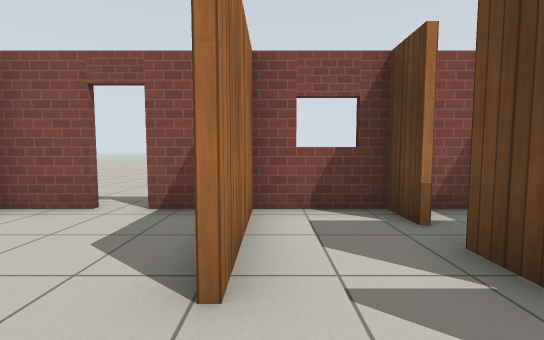
view 1 (above)

22 first-person views from a walk through a Gazebo world. The camera is 0.94 m above the floor, tilts 4° down and sees 90° across. The floor is counted in squares, 1 m on a side. Each view is taken from the middle of a square. On the plan, view 1 faces up. The plan holds only what a view shows up to about 11 squares ahead; the rest is blank. Simple patterns stand in for the simulator's built-in surfaces.

view 2
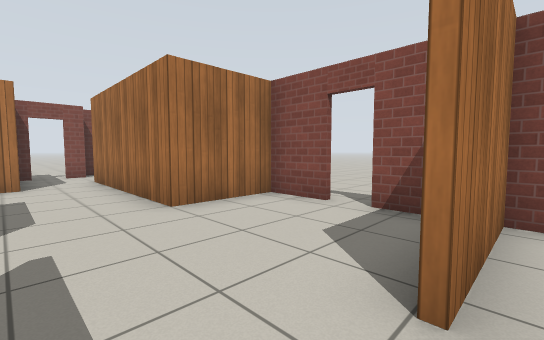

view 3
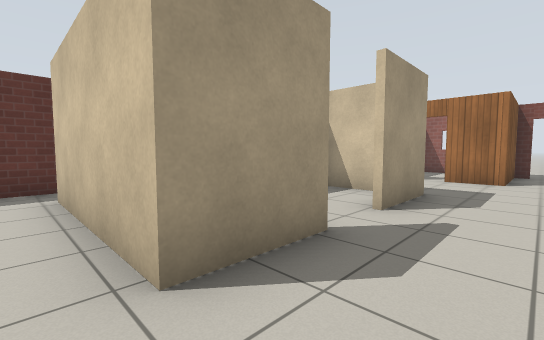

view 4
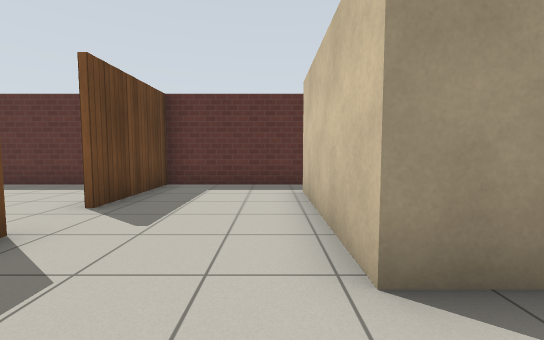

view 5
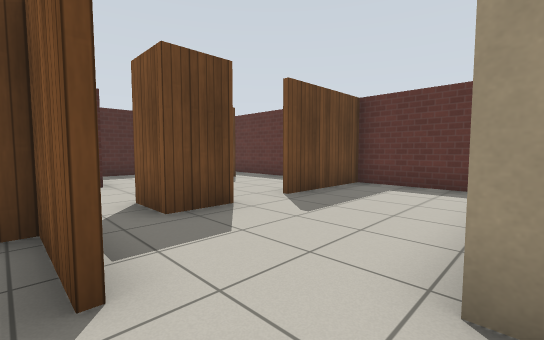

view 6
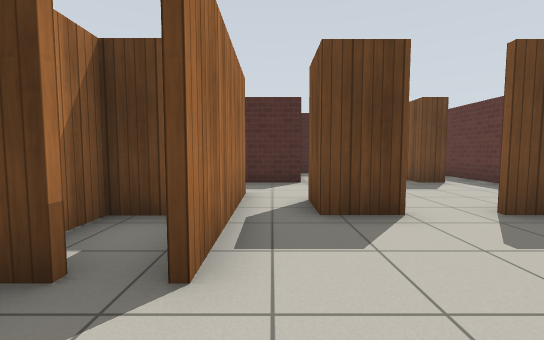

view 7
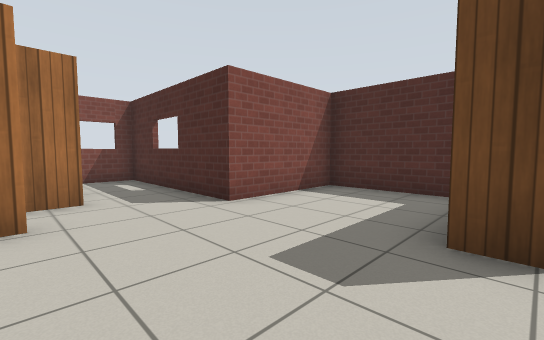

view 8
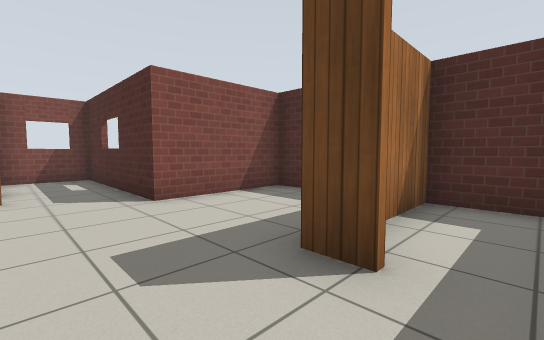

view 9
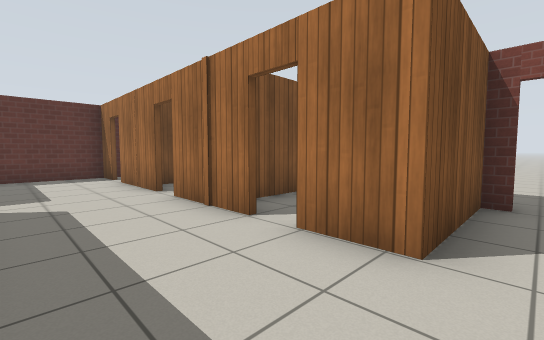

view 10
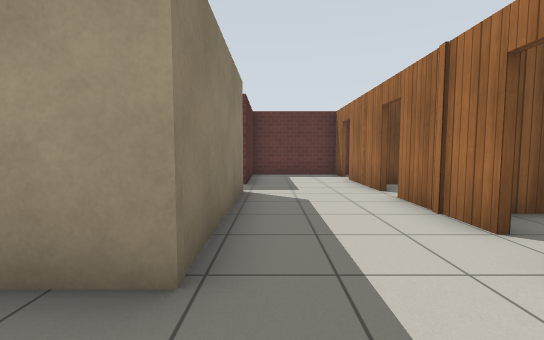

view 11
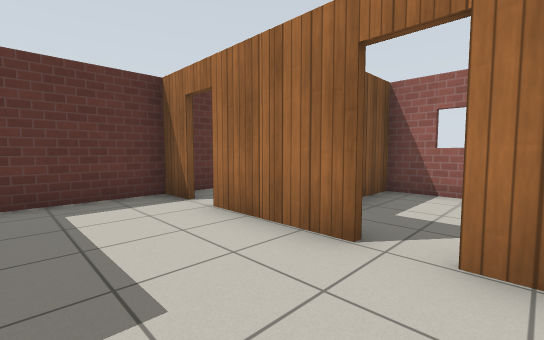

view 12
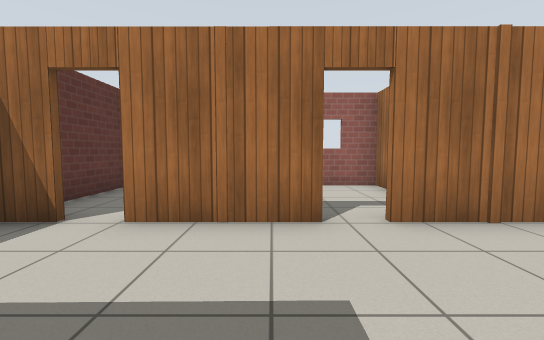

view 13
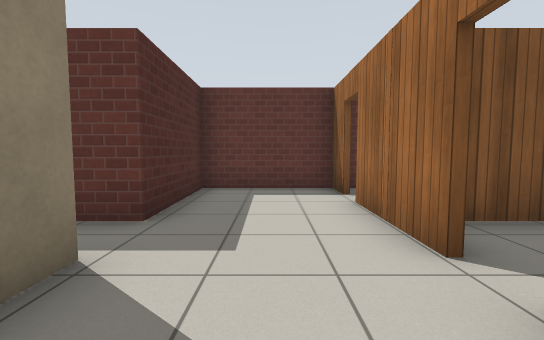

view 14
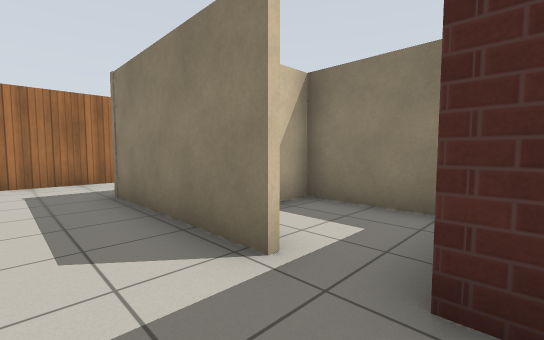

view 15
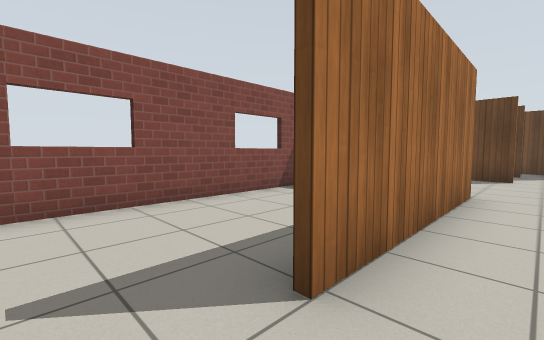

view 16
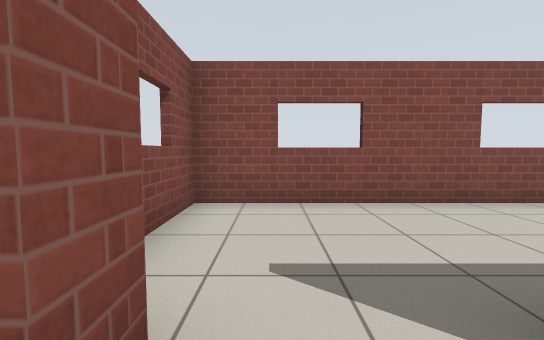

view 17
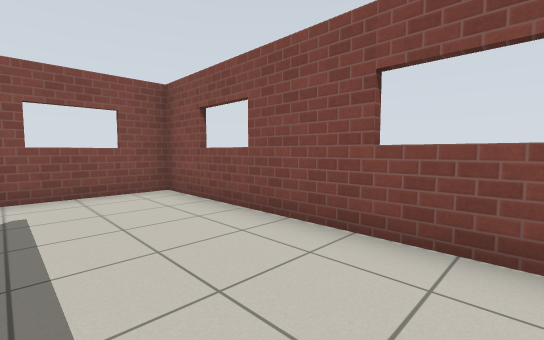

view 18
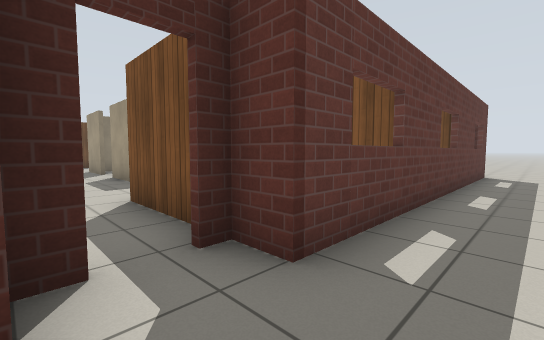

view 19
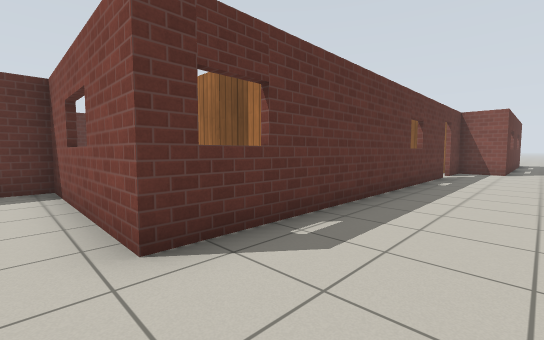

view 20
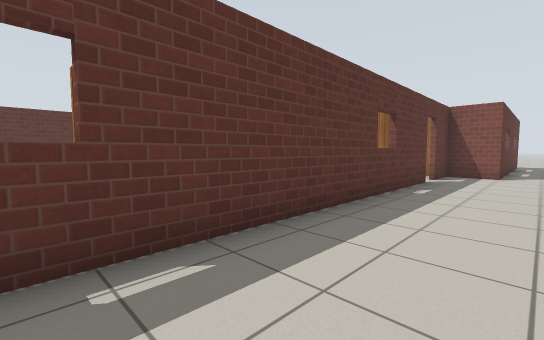

view 21
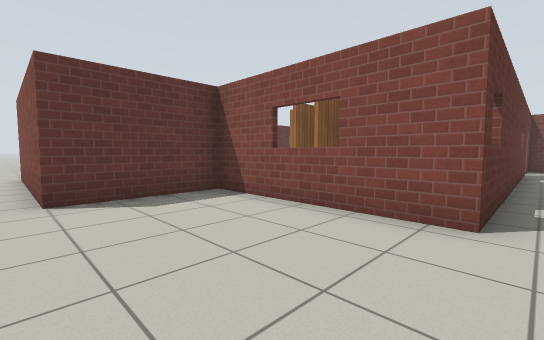

view 22
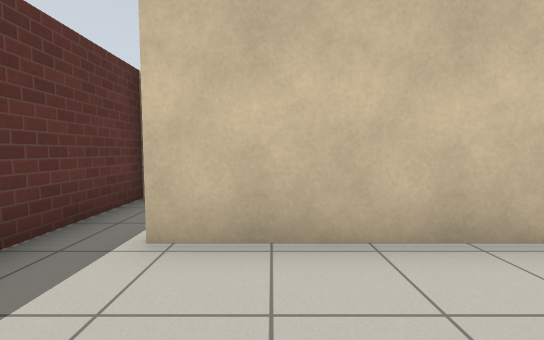

### Floor plan
Ten units are one square. View 1 is at (0, 0); x grows to the right and y downward. Boxes are objects, and circles mark ways between rooms. Rooms are numbered by the first view taken in them; rooms with no view inside come last. Other rooms are left out.
<svg viewBox="-145 -75 265 180">
<path fill="none" stroke="#000" d="M-18 8 3 8M-5 -15 -5 -26M-53 8 -31 8M-29 -44 -44 -44 -44 -20 -54 -20M-11 -44 -21 -44M39 20 39 8M3 8 3 54M36 -6 17 -6M19 -15 19 -26M-5 66 39 66 39 34M19 -34 19 -44 -3 -44 -3 -15M80 53 80 44 89 44M49 66 84 66M114 38 114 9 80 9M-85 53 -85 80M-53 54 -53 8M-85 20 -85 45M-85 -3 -85 11M-85 88 -85 98 -53 98 -53 66 -44 66M-54 -20 -86 -20M-115 -7 -115 -2M-86 -20 -98 -20M-126 -3 -85 -3M-115 -22 -115 -15M-52 -59 -124 -59 -124 -22M-117 -2 -117 -7M-117 -15 -117 -20M-126 100 -126 -3M-21 -45 82 -45 82 8 115 8 115 68M-44 -60 -44 -45 -29 -45M60 -6 36 -6M60 -26 60 -17M80 9 80 -44 59 -44M39 8 52 8M-116 32 -124 32 -124 66 -91 66M84 66 104 66M114 61 114 45 96 45M-25 60 -25 36"/>
<circle cx="0" cy="-5" r="3" fill="#2a7"/>
<circle cx="-50" cy="-5" r="3" fill="#2a7"/>
<circle cx="-25" cy="-45" r="3" fill="#2a7"/>
<circle cx="40" cy="25" r="3" fill="#2a7"/>
<circle cx="45" cy="0" r="3" fill="#2a7"/>
<circle cx="65" cy="10" r="3" fill="#2a7"/>
<circle cx="80" cy="60" r="3" fill="#2a7"/>
<circle cx="-90" cy="-10" r="3" fill="#2a7"/>
<circle cx="-90" cy="50" r="3" fill="#2a7"/>
<circle cx="-50" cy="60" r="3" fill="#2a7"/>
<circle cx="-105" cy="-20" r="3" fill="#2a7"/>
<circle cx="-120" cy="-10" r="3" fill="#2a7"/>
<text x="-30" y="-10">1</text>
<text x="20" y="20">2</text>
<text x="70" y="40">3</text>
<text x="-70" y="40">4</text>
<text x="-100" y="-10">5</text>
<text x="-90" y="-40">6</text>
<text x="-140" y="30">7</text>
<text x="90" y="-30">8</text>
<text x="70" y="-10">9</text>
<text x="-110" y="50">10</text>
<text x="90" y="50">11</text>
<text x="-40" y="50">12</text>
</svg>
Room 1 opens to room 2. Room 1 opens to room 4. Room 1 opens to room 8. Room 2 opens to room 3. Room 2 opens to room 9. Room 3 opens to room 9. Room 3 opens to room 11. Room 4 opens to room 5. Room 4 opens to room 10. Room 4 opens to room 12. Room 5 opens to room 6. Room 5 opens to room 7.

Where each view was taken, in squares from view 1:
view 1: 0 up, 0 right, facing up
view 2: 0 up, 0 right, facing up-left
view 3: 1 up, 1 right, facing down-left
view 4: 1 up, 1 right, facing down
view 5: 1 up, 0 right, facing down-right
view 6: 0 up, 0 right, facing right
view 7: 5 down, 5 right, facing up-right
view 8: 6 down, 6 right, facing up-right
view 9: 1 up, 6 left, facing down-left
view 10: 1 up, 6 left, facing down
view 11: 4 down, 6 left, facing down-left
view 12: 6 down, 5 left, facing left
view 13: 3 down, 7 left, facing down
view 14: 7 down, 7 left, facing up-right
view 15: 1 up, 11 left, facing up-right
view 16: 1 up, 11 left, facing up
view 17: 3 up, 6 left, facing up-left
view 18: 2 up, 14 left, facing down-right
view 19: 7 up, 9 right, facing down-left
view 20: 7 up, 7 right, facing down-left
view 21: 5 up, 12 right, facing down-left
view 22: 4 down, 3 right, facing left
